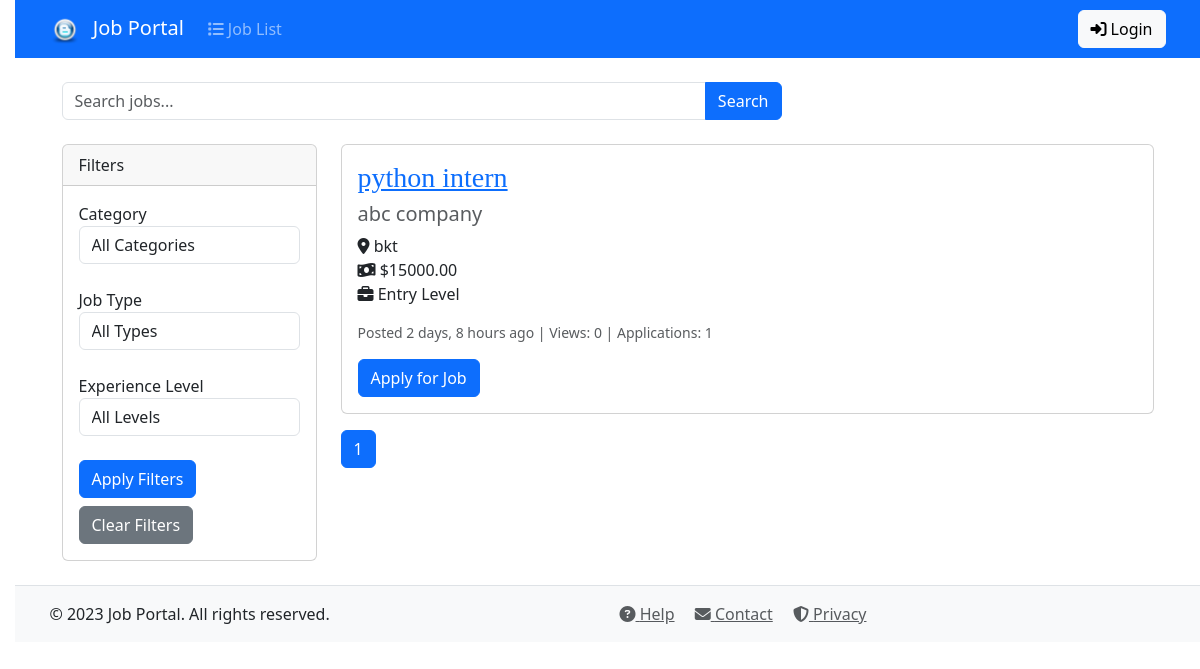
The page / on the database its author committed.
### job_app/models.py (models this page shows, shortened)
class Job(models.Model):
    JOB_TYPES = [
        ('FT', 'Full-time'),
        ('PT', 'Part-time'),
        ('CN', 'Contract'),
        ('IN', 'Internship'),
        ('RM', 'Remote'),
    ]
    EXPERIENCE_LEVELS = [
        ('EN', 'Entry Level'),
        ('IN', 'Intermediate'),
        ('SE', 'Senior'),
        ('EX', 'Executive'),
    ]
    title = models.CharField(max_length=200)
    company = models.CharField(max_length=200)
    description = models.TextField()
    requirements = models.TextField()
    benefits = models.TextField(blank=True)
    location = models.CharField(max_length=100)
    salary = models.DecimalField(max_digits=10, decimal_places=2)
    job_type = models.CharField(max_length=2, choices=JOB_TYPES, default='FT')
    experience_level = models.CharField(max_length=2, choices=EXPERIENCE_LEVELS, default='EN')
    category = models.ForeignKey(JobCategory, on_delete=models.SET_NULL, null=True, blank=True)
    posted_by = models.ForeignKey(User, on_delete=models.CASCADE)
    posted_on = models.DateTimeField(auto_now_add=True)
    is_active = models.BooleanField(default=True)
    application_deadline = models.DateField(default=timezone.now)
    views_count = models.PositiveIntegerField(default=0)
    rating = models.FloatField(
        validators=[MinValueValidator(0.0), MaxValueValidator(5.0)],
        default=0.0
    )

### job_app/views.py (the view)
# urls.py: path('', views.JobListView.as_view(), name='job_list'),
class JobListView(ListView):
    model = Job
    template_name = 'job_list.html'
    context_object_name = 'jobs'
    paginate_by = 10
    def get_queryset(self):
        queryset = Job.objects.filter(is_active=True).order_by('-posted_on')
        search_query = self.request.GET.get('search')
        if search_query:
            queryset = queryset.filter(
                Q(title__icontains=search_query) |
                Q(description__icontains=search_query)
            )
        category = self.request.GET.get('category')
        if category:
            queryset = queryset.filter(category_id=category)
        job_type = self.request.GET.get('job_type')
        if job_type:
            queryset = queryset.filter(job_type=job_type)
        experience_level = self.request.GET.get('experience_level')
        if experience_level:
            queryset = queryset.filter(experience_level=experience_level)
        return queryset
    def get_context_data(self, **kwargs):
        context = super().get_context_data(**kwargs)
        context['categories'] = JobCategory.objects.all()
        context['job_types'] = Job.JOB_TYPES
        context['experience_levels'] = Job.EXPERIENCE_LEVELS
        return context

### templates/job_list.html (shortened to what this page needs)
{% extends "base.html" %}
{% block content %}
<div class="container mt-4">
    <div class="row mb-4">
        <div class="col-md-8">
            <form method="get" action="{% url 'job_list' %}" class="input-group">
                <input type="text" name="search" class="form-control" placeholder="Search jobs..." value="{{ request.GET.search }}">
                <button type="submit" class="btn btn-primary">Search</button>
            </form>
        </div>
    </div>
    <div class="row">
        <div class="col-md-3">
            <div class="card mb-4">
                <div class="card-header">Filters</div>
                <div class="card-body">
                    <form method="get">
                        <div class="form-group">
                            <label>Category</label>
                            <select name="category" class="form-control">
                                <option value="">All Categories</option>
                            </select>
                        </div>
                        <div class="form-group">
                            <label>Job Type</label>
                            <select name="job_type" class="form-control">
                                <option value="">All Types</option>
                            </select>
                        </div>
                        <div class="form-group">
                            <label>Experience Level</label>
                            <select name="experience_level" class="form-control">
                                <option value="">All Levels</option>
                            </select>
                        </div>
                        <button type="submit" class="btn btn-primary btn-block">Apply Filters</button>
                        <a href="{% url 'job_list' %}" class="btn btn-secondary btn-block mt-2">Clear Filters</a>
                    </form>
                </div>
            </div>
        </div>
        <div class="col-md-9">
            {% if jobs %}
                {% for job in jobs %}
                <div class="card mb-3">
                    <div class="card-body">
                        <h3 class="card-title">
                            <a href="{% url 'job_detail' job.id %}">{{ job.title }}</a>
                            <span class="badge badge-info float-right">{{ job.get_job_type_display }}</span>
                        </h3>
                        <h5 class="card-subtitle mb-2 text-muted">{{ job.company }}</h5>
                        <p class="card-text">
                            <i class="fas fa-map-marker-alt"></i> {{ job.location }}<br>
                            <i class="fas fa-money-bill-wave"></i> ${{ job.salary }}<br>
                            <i class="fas fa-briefcase"></i> {{ job.get_experience_level_display }}
                        </p>
                        <p class="text-muted small">
                            Posted {{ job.posted_on|timesince }} ago |
                            Views: {{ job.views_count }} |
                            Applications: {{ job.application_set.count }}
                        </p>
                        <div class="text-right">
                            {% if request.user == job.posted_by %}
                                <a href="{% url 'applicants_list' job.id %}" class="btn btn-info">View Applicants</a>
                            {% else %}
                                <a href="{% url 'apply_job' job.id %}" class="btn btn-primary">Apply for Job</a>
                            {% endif %}
                        </div>
                    </div>
                </div>
                {% endfor %}
                <nav aria-label="Page navigation">
                    <ul class="pagination">
                        {% for num in page_obj.paginator.page_range %}
                        <li class="page-item {% if page_obj.number == num %}active{% endif %}">
                            <a class="page-link" href="?page={{ num }}{% for key,value in request.GET.items %}{% if key != 'page' %}&{{ key }}={{ value }}{% endif %}{% endfor %}">{{ num }}</a>
                        </li>
                        {% endfor %}
                    </ul>
                </nav>
            {% else %}
                <div class="alert alert-info">No jobs found matching your criteria.</div>
            {% endif %}
        </div>
    </div>
</div>
{% endblock %}

### static/css/blog.css (style rules this page uses)
body { padding-left: 15px; }
h1, h2, h3, h4 { font-family: "Lobster", cursive; }

### static/css/custom.css (style rules this page uses)
.form-group { margin-bottom: 1.5rem; }

### rows shown on the page
Job: title "python intern", company "abc company", location "bkt", salary "15000.00", experience_level "Entry Level", posted_on "2 days, 8 hours", views_count "0", application_set.count "1", shows "Apply for Job"

### other values the page prints
{{ num }} "1"
